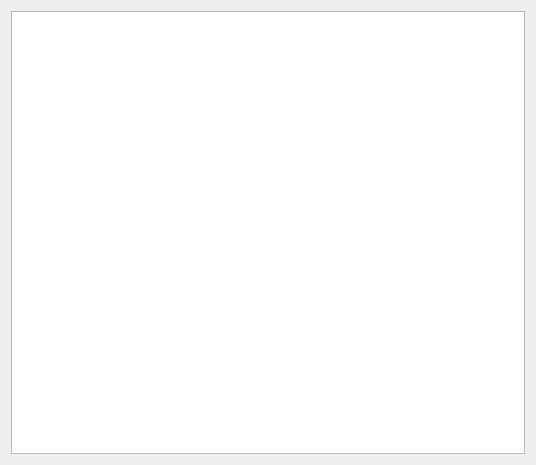
<?xml version="1.0" encoding="UTF-8"?>
<ui version="4.0">
 <class>OnlineUser</class>
 <widget class="QWidget" name="OnlineUser">
  <property name="geometry">
   <rect>
    <x>0</x>
    <y>0</y>
    <width>536</width>
    <height>465</height>
   </rect>
  </property>
  <property name="windowTitle">
   <string>Form</string>
  </property>
  <layout class="QGridLayout" name="gridLayout">
   <item row="0" column="0">
    <widget class="QListWidget" name="listWidget"/>
   </item>
  </layout>
 </widget>
 <resources/>
 <connections/>
</ui>
